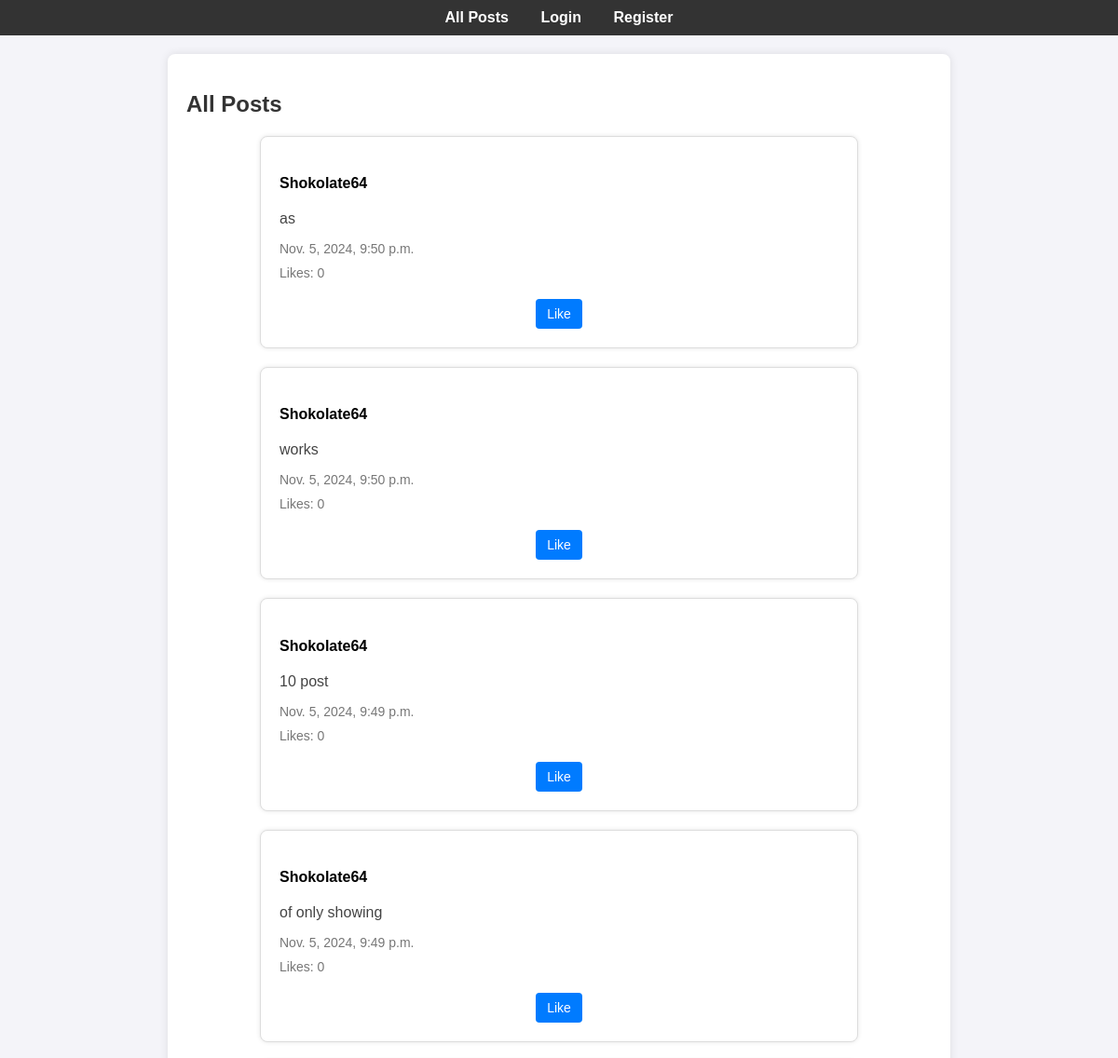
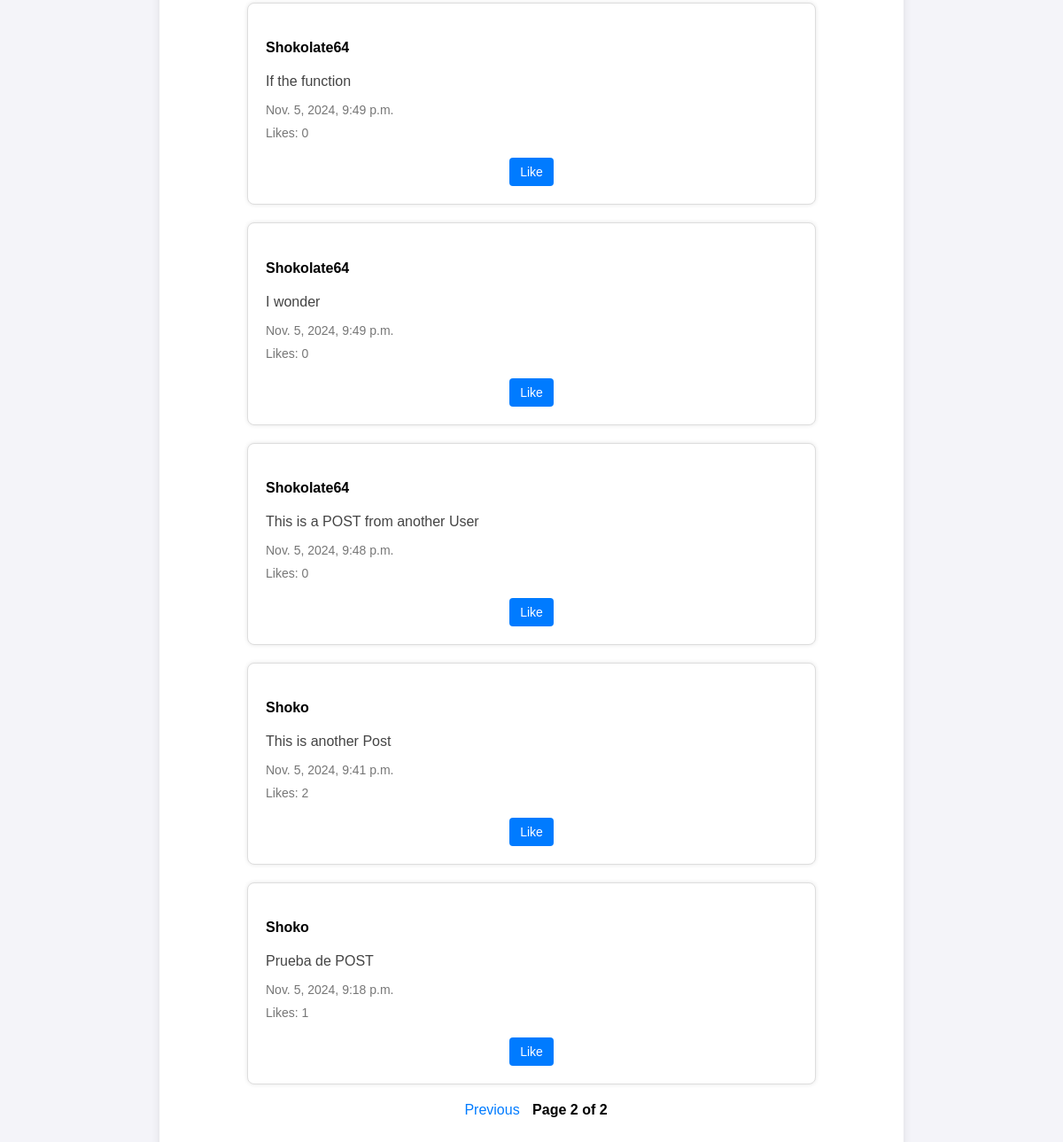
Screenshot of /?page=2 with the database file from the repository (2 pictures, top to bottom).
### network/models.py (models this page shows, shortened)
class Post(models.Model):
    user = models.ForeignKey(User, on_delete=models.CASCADE, related_name="posts")
    content = models.TextField()
    timestamp = models.DateTimeField(auto_now_add=True)
    likes = models.ManyToManyField(User, blank=True, related_name="liked_posts")

class User(AbstractUser):
    pass

### network/views.py (the view)
# urls.py: path("", views.all_posts, name="all_posts"),
def all_posts(request):
    posts = Post.objects.all().order_by("-timestamp")
    paginator = Paginator(posts, 10)  # Muestra 10 publicaciones por página
    page_number = request.GET.get("page")
    page_obj = paginator.get_page(page_number)
    return render(request, "network/all_posts.html", {"page_obj": page_obj})

### network/templates/network/all_posts.html (shortened to what this page needs)
{% extends "network/layout.html" %}
{% block content %}
<h2>All Posts</h2>
{% for post in page_obj %}
    <div class="post-container">
        <h4 class="post-username"><a href="{% url 'profile' post.user.id %}" class="user-link" data-user-id="{{ post.user.id }}">{{ post.user.username }}</a></h4>
        <div class="post-content" id="post-content-{{ post.id }}">{{ post.content }}</div>
        <small class="post-timestamp">{{ post.timestamp }}</small>
        <p id="like-count-{{ post.id }}" class="post-likes">Likes: {{ post.likes.count }}</p>
        <div class="post-buttons">
          <button class="like-button" data-post-id="{{ post.id }}">
            {% if user in post.likes.all %}
                Unlike
            {% else %}
                Like
            {% endif %}
        </div>
    </div>
{% endfor %}
<div class="pagination">
    {% if page_obj.has_previous %}
        <a href="?page={{ page_obj.previous_page_number }}">Previous</a>
    {% endif %}
    <span>Page {{ page_obj.number }} of {{ page_obj.paginator.num_pages }}</span>
</div>
{% endblock %}

### network/static/network/styles.css (style rules this page uses)
body { font-family: Arial, sans-serif; background-color: #f4f4f9; margin: 0; padding: 0; }
h2 { color: #333; }
small { color: #888; }
button, .like-button { background-color: #007bff; color: #fff; border: none; border-radius: 4px; padding: 8px 12px; cursor: pointer; font-size: 14px; }
.pagination { text-align: center; margin: 20px 0; }
.pagination a { margin: 0 10px; color: #007bff; text-decoration: none; }
.pagination span { font-weight: bold; }
.post-container { max-width: 600px; margin: 20px auto; padding: 20px; background-color: #fff; border: 1px solid #ddd; border-radius: 8px; box-shadow: 0 0 5px rgba(0, 0, 0, 0.1); display: flex; flex-direction: column; align-items: flex-start; text-align: left; }
.post-username { font-weight: bold; color: #333; margin-bottom: 10px; }
.post-content { font-size: 16px; color: #444; margin: 10px 0; align-self: flex-start; }
.post-timestamp, .post-likes { font-size: 14px; color: #777; margin: 5px 0; align-self: flex-start; }
.post-buttons { display: flex; gap: 10px; justify-content: center; width: 100%; margin-top: 15px; }
.edit-button, .like-button { padding: 8px 12px; background-color: #007bff; color: #fff; border: none; border-radius: 4px; font-size: 14px; cursor: pointer; transition: background-color 0.3s; }
.user-link { color: black; text-decoration: none; font-weight: bold; }

### rows the page displays
Post: user.username "Shokolate64", content "as", timestamp "Nov. 5, 2024, 9:50 p.m.", likes.count "0", shows "Like"
Post: user.username "Shokolate64", content "works", timestamp "Nov. 5, 2024, 9:50 p.m.", likes.count "0", shows "Like"
Post: user.username "Shokolate64", content "10 post", timestamp "Nov. 5, 2024, 9:49 p.m.", likes.count "0", shows "Like"
Post: user.username "Shokolate64", content "of only showing", timestamp "Nov. 5, 2024, 9:49 p.m.", likes.count "0", shows "Like"
Post: user.username "Shokolate64", content "If the function", timestamp "Nov. 5, 2024, 9:49 p.m.", likes.count "0", shows "Like"
Post: user.username "Shokolate64", content "I wonder", timestamp "Nov. 5, 2024, 9:49 p.m.", likes.count "0", shows "Like"
Post: user.username "Shokolate64", content "This is a POST from another User", timestamp "Nov. 5, 2024, 9:48 p.m.", likes.count "0", shows "Like"
Post: user.username "Shoko", content "This is another Post", timestamp "Nov. 5, 2024, 9:41 p.m.", likes.count "2", shows "Like"
Post: user.username "Shoko", content "Prueba de POST", timestamp "Nov. 5, 2024, 9:18 p.m.", likes.count "1", shows "Like"

### other values shown
{{ page_obj.number }} "2"
{{ page_obj.paginator.num_pages }} "2"
